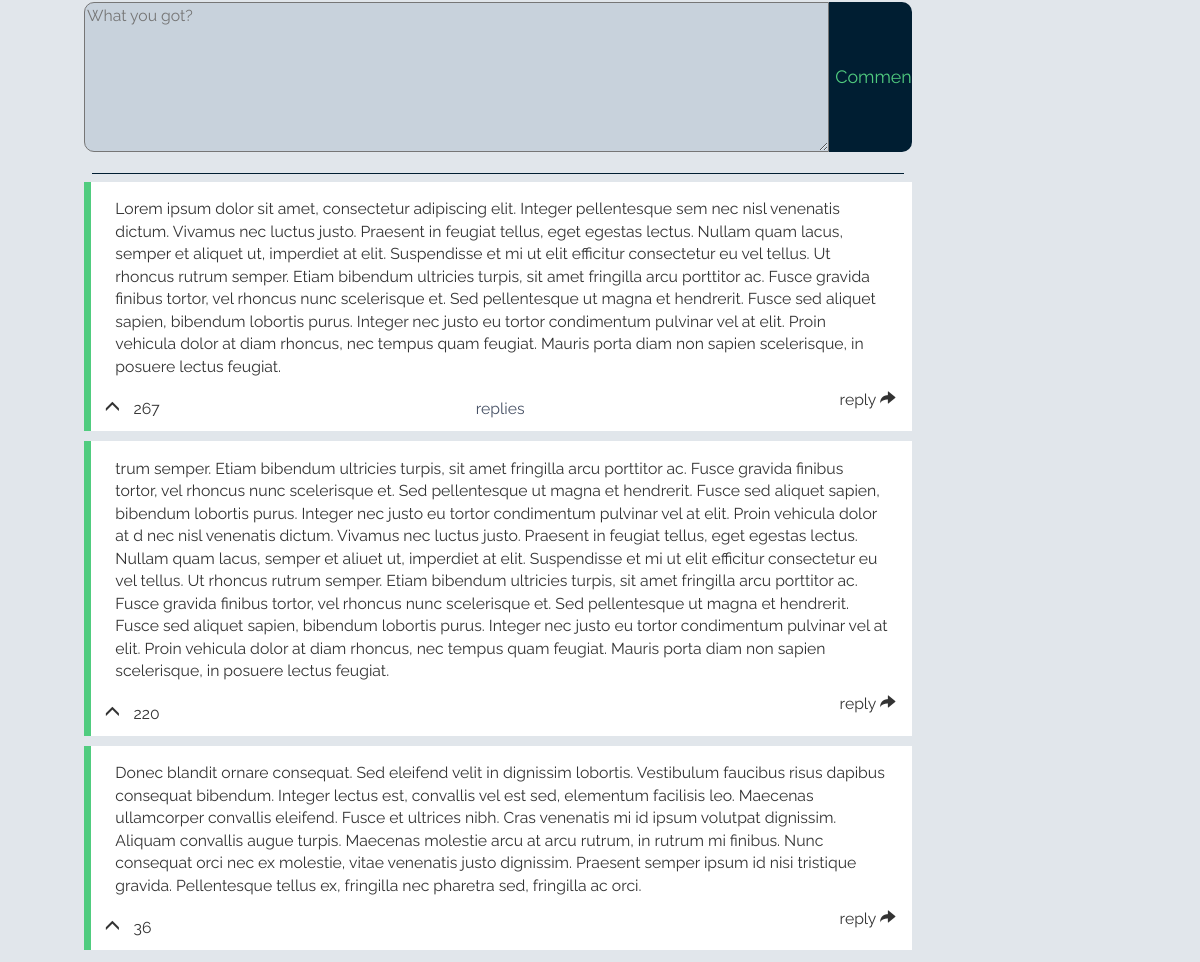
/solution/1/ (lower part), run on an earlier commit of the app's database.
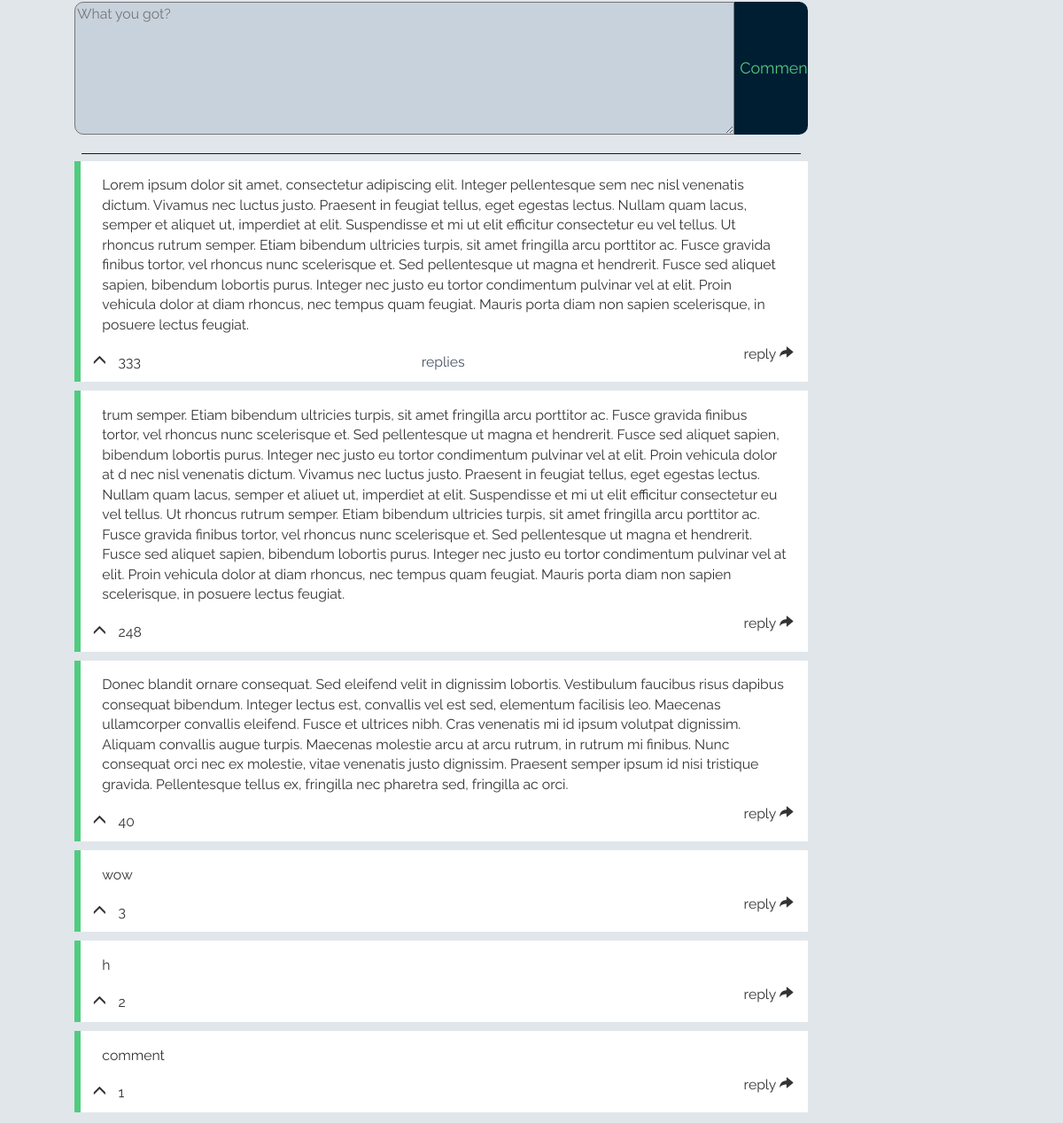
And on a later commit of the database.
### solution/models.py (models this page shows, shortened)
class Comment(models.Model):
    module = models.ForeignKey(Module, on_delete=models.CASCADE, null=True, blank=True)
    par_comment = models.ForeignKey('self', on_delete=models.CASCADE, null=True, blank=True, related_name="comkids")
    points = models.IntegerField(default=0)
    content = models.TextField()
    class Meta:
        ordering = ['-points']

### solution/views.py (the view)
# urls.py: path('solution/<int:mod_pk>/', views.post),
def post(request, mod_pk):
    modules = Module.objects.all()
    current_module = Module.objects.get(pk=mod_pk)
    return render(request, 'solve.html', {'modules': modules, 'sections': current_module.section_set.all(), 'comments': current_module.comment_set.all(), 'current_module': current_module,})

### solution/templatetags/solution_extras.py (called while the page is built)
@register.inclusion_tag('comChildren.html')
def com_children_tag(comment):
    children = comment.comkids.all
    return {'children': children}

### solution/templates/solve.html (shortened to what this page needs)
<!DOCTYPE HTML>
<html lang="en">
<head>
  <link rel="stylesheet" href="https://maxcdn.bootstrapcdn.com/bootstrap/3.3.7/css/bootstrap.min.css">
  <link rel="stylesheet" type="text/css" href="/static/css/solve.css"></link>
  {% load solution_extras %}
</head>
<body>
  <div id="com_wrap">
    <div class="comments">
      <form method="POST" action="/solution/{{ current_module.pk }}/" id="comment_form" module="{{ current_module.pk }}">
        <textarea name="new_comment" id="comment_area" placeholder="What you got?"></textarea>
        <input type="submit" value="Comment" id="comment_submit">
      </form>
      <hr>
      {% for comment in comments %}
        <div class="comm" id="com_{{ comment.pk }}" pkid="{{ comment.pk }}">
          <p class="comment_text" pkid="{{ comment.pk }}">{{ comment.content }}</p>
          <div class="comment_points_wrap">
            <p class="comment_points">
              <span class="glyphicon glyphicon-menu-up comment_up" id="up{{ comment.pk }}"pkid="{{ comment.pk }}"></span>
            </p>
            <p class="comment_points" id="compoints_{{ comment.pk }}">{{ comment.points }}</p>
          </div>
          <div class="expand_wrap" pkid="{{ comment.pk }}">
          {% if comment.comkids.count > 0 %}
              <p class="expandable">replies</p>
          {% endif %}
          </div>
          <div class="reply_wrap" pkid="{{ comment.pk }}">
            <p class="reply">reply <span class="glyphicon glyphicon-share-alt"></span></p>
          </div>
        </div>
      {% endfor %}
    </div>
  </div>
</body>

### solution/templates/comChildren.html (shortened to what this page needs)
{% load solution_extras %}

### static/css/solve.css (style rules this page uses)
body { margin: 0%; background-color: rgb(225,230,235) !important; font-family: 'Raleway', sans-serif; }
p { margin: 1% 2% !important; font-size: 1.5em; }
hr { border-top: 1px solid rgb(0,30,50) !important; margin: 0% 1%; }
.comments { margin: 1% 1% 1% 7%; background-color: inherit; font-size: .75em; width: 69%; }
#comment_form { margin:0%; padding-bottom: 2%; }
#comment_area { width: 90%; height: 150px; margin: 0%; font-size: 1.5em; background-color: rgb(200, 210, 220); border-top-left-radius: 10px; border-bottom-left-radius: 10px; display:inline-block; }
#comment_submit { float:right; display: inline-block; width: 10%; height:150px; font-size: 1.7em; border-style: none; background-color: rgb(0,30,50); color: rgb(80,204,127); margin:0%; border-top-right-radius: 10px; border-bottom-right-radius: 10px; }
.comm { margin: 1% 0% 1% 0%; background-color: white; padding: 1%; border-left: 7px solid rgb(80, 204, 127); font-size: inherit; }
.comment_points { display: inline-block; }
.comment_points_wrap { width: 33%; display: inline-block; }
.expandable { text-align: center; color:rgb(70,80,100); }
.expand_wrap { width: 33%; display: inline-block; }
.reply_wrap { width: 33%; display: inline-block; }
.reply { display: inline-block; float: right; }

What changed in the data, as far as the page shows it:
changed Comment (number 1 of 6 on the later page): points "267" → "333"
changed Comment (number 2 of 6 on the later page): points "220" → "248"
changed Comment (number 3 of 6 on the later page): points "36" → "40"
added Comment: content "wow", points "3"
added Comment: content "h", points "2"
added Comment: content "comment", points "1"
